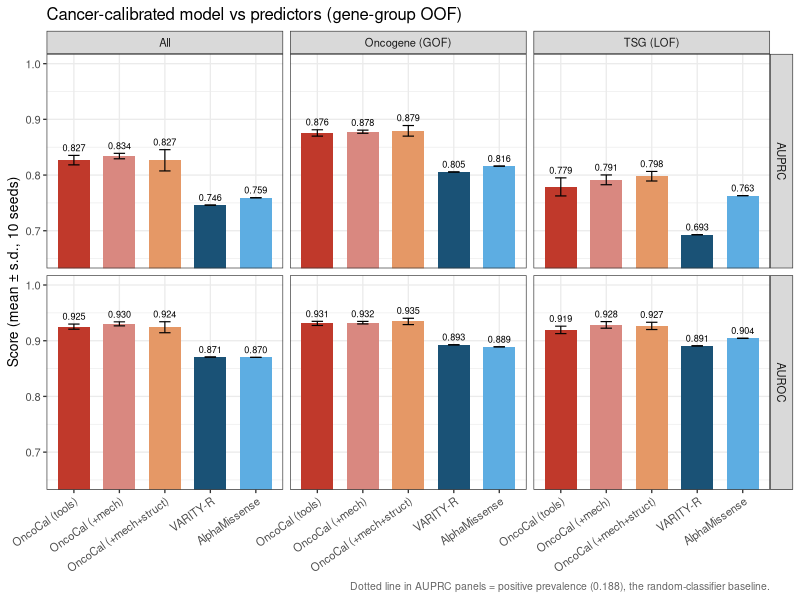
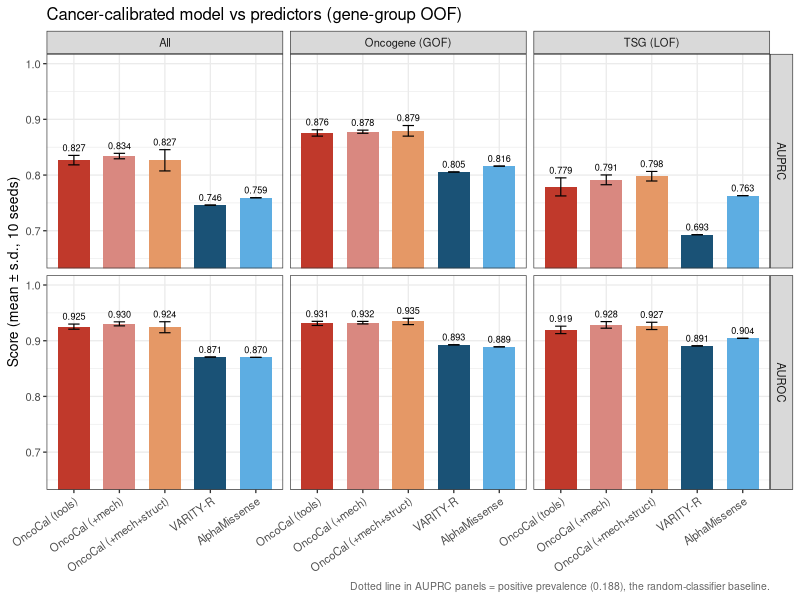

Here is the R script that generated these plots, in order:
# Fig 4a (main) — Model vs predictors: AUROC & AUPRC, mean±sd over 10 seeds, by role
# Input: tables/model_vs_tools.tsv (mean/sd columns)  Output: fig4_model_vs_tools.{pdf,png}
# Message: model (stack) > best single tool (robust); the three model variants are identical within sd (mech/struct add nothing).
# Resolve the repository root from this script's own location so the script runs
# correctly whether invoked as `Rscript figures/<name>.R` from the repo root or as
# `Rscript <name>.R` from inside figures/.
.a <- commandArgs(trailingOnly = FALSE)
.f <- sub("^--file=", "", .a[grep("^--file=", .a)])
if (length(.f)) setwd(normalizePath(file.path(dirname(.f[1]), "..")))
dir.create("figures_R", showWarnings = FALSE)   # output directory, not tracked in git

suppressPackageStartupMessages({library(tidyverse)})
PREV <- 0.188   # positive prevalence = AUPRC random baseline

disp <- c("MODEL_tools"="OncoCal (tools)", "MODEL_tools+mech"="OncoCal (+mech)",
          "MODEL_tools+mech+struct"="OncoCal (+mech+struct)",
          "best_tool:VARITY_R"="VARITY-R", "AlphaMissense"="AlphaMissense")
pal <- c("OncoCal (tools)"="#C0392B","OncoCal (+mech)"="#D98880","OncoCal (+mech+struct)"="#E59866",
         "VARITY-R"="#1A5276","AlphaMissense"="#5DADE2")

d <- read.delim("tables/model_vs_tools.tsv", check.names = FALSE) %>%
  pivot_longer(-predictor, names_to = c("metric","stratum","stat"), names_sep = "_") %>%
  pivot_wider(names_from = stat, values_from = value) %>%
  mutate(stratum = recode(stratum, all="All", oncogene="Oncogene (GOF)", TSG="TSG (LOF)"),
         stratum = factor(stratum, levels=c("All","Oncogene (GOF)","TSG (LOF)")),
         metric = factor(metric, levels = c("AUROC","AUPRC")),   # AUROC top, AUPRC bottom
         predictor = factor(recode(predictor, !!!disp), levels = names(pal)))

hl <- data.frame(metric = "AUPRC", yint = PREV)   # baseline only on the AUPRC facet
SHOW_LABELS <- TRUE    # show numbers above the bars (placed above the error bars). Set FALSE to disable.

p <- ggplot(d, aes(predictor, mean, fill = predictor)) +
  geom_col(width = 0.7) +
  geom_errorbar(aes(ymin = mean - sd, ymax = mean + sd), width = 0.25, linewidth = 0.4) +
  geom_hline(data = hl, aes(yintercept = yint), linetype = "dotted", color = "grey40") +
  {if (SHOW_LABELS) geom_text(aes(y = mean + sd, label = sprintf("%.3f", mean)),
                              vjust = -0.6, size = 2.3)} +
  facet_grid(metric ~ stratum) +
  scale_fill_manual(values = pal) +
  coord_cartesian(ylim = c(0.65, 1.0)) +
  labs(x = NULL, y = "Score (mean ± s.d., 10 seeds)",
       title = "Cancer-calibrated model vs predictors (gene-group OOF)",
       caption = "Dotted line in AUPRC panels = positive prevalence (0.188), the random-classifier baseline.") +
  theme_bw(base_size = 10) +
  theme(axis.text.x = element_text(angle = 35, hjust = 1), legend.position = "none",
        plot.caption = element_text(size = 7.5, color = "grey40"))

ggsave("figures_R/fig4_model_vs_tools.pdf", p, width = 8.5, height = 5.5)
ggsave("figures_R/fig4_model_vs_tools.png", p, width = 8.5, height = 5.5, dpi = 300)
